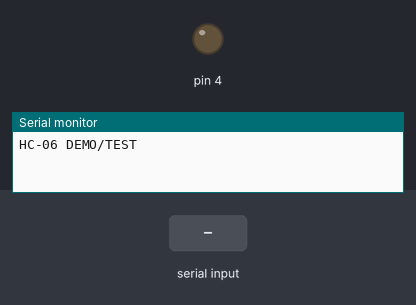
A sketch run on a simulated Arduino Uno, built with avr-gcc and run on an emulated ATmega328P. Shown: output pins drawn as LEDs (lit = HIGH), the last lines printed to the serial monitor. Inputs (shaded band) come from the test bench.

Above: at 1.2 s.
1.3 s: "0" received over the second serial link
At 1.8 s:
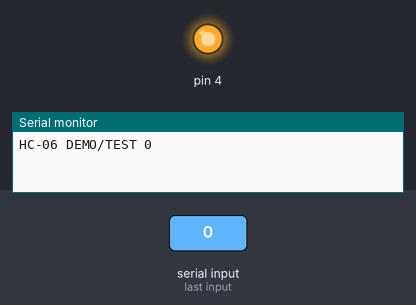
Timing chart, 0 to 4.3 s (numbered marks = the images above; inputs shaded):
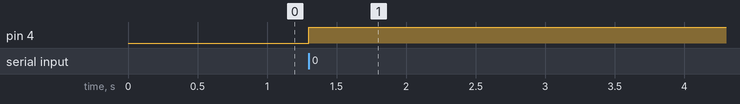

The sketch:

____.ino
```cpp
#include<SoftwareSerial.h>
SoftwareSerial BTserial(2,3);
void setup() {
  Serial.begin(9600);
  BTserial.begin(9600);
  Serial.print("HC-06 DEMO/TEST ");
  BTserial.print("AT");
  pinMode(4,OUTPUT);

}

void loop() {
  if(BTserial.available()>0){
    char BTserialData=BTserial.read();
    Serial.print(BTserialData);
    if(BTserialData='1'){
      digitalWrite(4,HIGH);
    }
    else if(BTserialData=='0'){
      digitalWrite(4,LOW);
    }
  }
  if(Serial.available()>0){
    char serialData=Serial.read();
    BTserial.print(serialData);
  }
}
```

Measured:
- after the input at 1.3 s, pin 4: LOW → HIGH at once
